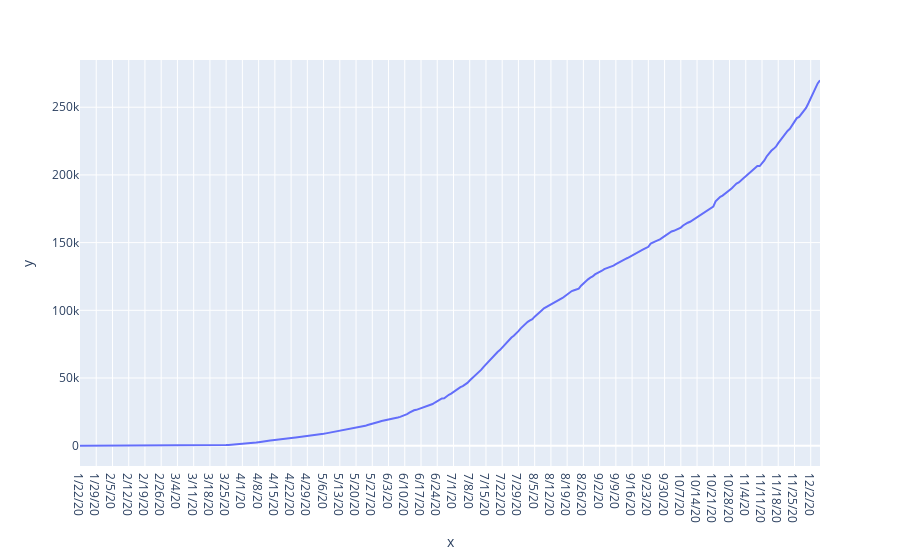

The cell this chart's notebook holds for it:
### Code cell
px.line(x=onestate.index, y=onestate)

### Figure 1 — Plotly figure (JSON) as saved in the notebook; plotly's stock layout.template omitted (floating-point values rounded to 4 significant figures; data arrays with more than 128 entries replaced by an {"elided": "..."} marker saying what was removed)
{"data": [{"hovertemplate": "x=%{x}<br>y=%{y}<extra></extra>", "legendgroup": "", "line": {"color": "#636efa", "dash": "solid"}, "mode": "lines", "name": "", "orientation": "v", "showlegend": false, "type": "scatter", "x": {"elided": "320 str values"}, "xaxis": "x", "y": {"elided": "320 int values"}, "yaxis": "y"}], "layout": {"legend": {"tracegroupgap": 0}, "margin": {"t": 60}, "xaxis": {"anchor": "y", "domain": [0, 1], "title": {"text": "x"}}, "yaxis": {"anchor": "x", "domain": [0, 1], "title": {"text": "y"}}}}
